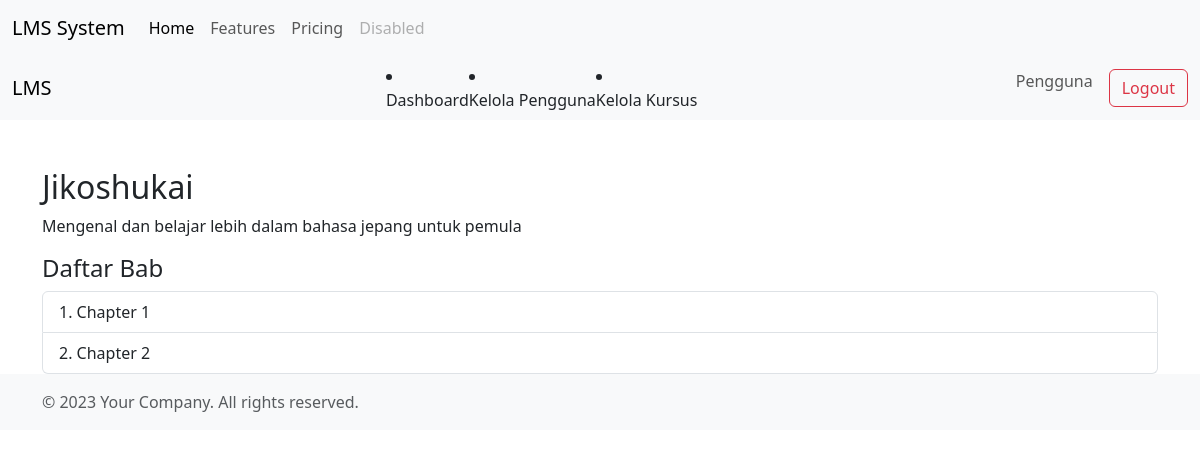
Page /courses/course.php?id=12 (signed in) on the committed database.
### tables this page shows
CREATE TABLE `courses` (
  `id` int(11) NOT NULL,
  `title` varchar(255) NOT NULL,
  `description` text DEFAULT NULL,
  `instructor_id` int(11) DEFAULT NULL,
  `cover_image` varchar(255) DEFAULT NULL
);

CREATE TABLE `chapters` (
  `id` int(11) NOT NULL,
  `course_id` int(11) NOT NULL,
  `title` varchar(255) NOT NULL,
  `content` text DEFAULT NULL,
  `created_at` timestamp NOT NULL DEFAULT current_timestamp(),
  `chapter_number` int(11) DEFAULT NULL
);

### courses/course.php (the view, shortened to what this page needs)
<?php
require_once '../includes/db_connect.php';
$course_id = intval($_GET['id']);
$is_guest = false;
$sql_course = "SELECT * FROM courses WHERE id=$course_id";
$course = $conn->query($sql_course)->fetch_assoc();
if($is_guest){
    $limit = intval($_GET['limit'] ?? 5);
    $sql_chapters = "SELECT * FROM chapters WHERE course_id=$course_id ORDER BY chapter_number ASC LIMIT $limit";
} else {
    $sql_chapters = "SELECT * FROM chapters WHERE course_id=$course_id ORDER BY chapter_number ASC";
}
$chapters = $conn->query($sql_chapters);
?>
<!DOCTYPE html>
<html lang="id">
<head>
    <?php include '../includes/header.php'; ?>
</head>
<body>
    <?php include '../includes/navbar.php'; ?>
    <div class="container mt-5">
        <h2><?= htmlspecialchars($course['title']) ?></h2>
        <p><?= htmlspecialchars($course['description']) ?></p>
        <h4>Daftar Bab</h4>
        <ul class="list-group">
            <?php while($chapter = $chapters->fetch_assoc()): ?>
                <li class="list-group-item">
                    <?= htmlspecialchars($chapter['chapter_number']) ?>. <?= htmlspecialchars($chapter['title']) ?>
                </li>
            <?php endwhile; ?>
        </ul>
    </div>
    <?php include '../includes/footer.php'; ?>
</body>
</html>

### rows in the picture
courses: title "Jikoshukai", description "Mengenal dan belajar lebih dalam bahasa jepang untuk pemula"
chapters: chapter_number "1", title "Chapter 1"
chapters: chapter_number "2", title "Chapter 2"

### other values in the picture
$username "Pengguna"
